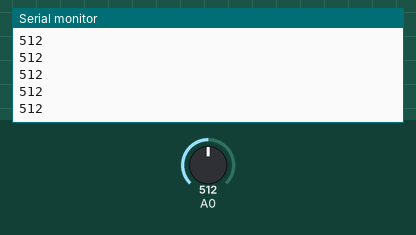
Bench run of a sketch on a simulated Arduino Uno, built with avr-gcc and run on an emulated ATmega328P. On the bench: the last lines printed to the serial monitor. The test bench sets the inputs (shaded band); at power-on: A0 = 512.

Above: at 1.2 s.
1.3 s: A0 set to 716
At 2.2 s:
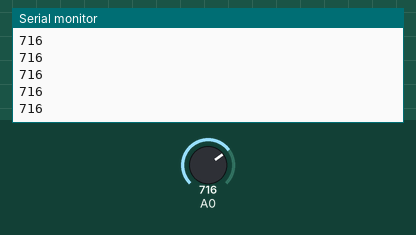
2.8 s: A0 set to 900
At 3.6 s:
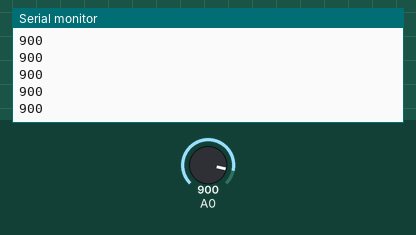
Timing chart, 0 to 5.8 s (numbered marks = the images above; inputs shaded):
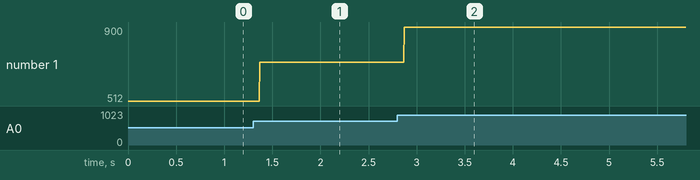

The sketch:

W02T01.Reading.Analog.Values.ino
```cpp
/*
 * ISM.77257.Lectures
 * @author: coskun
 *
 * W02T01.Simple-Circutis.Reading.Analog.Values
 * https://circuits.io/circuits/4255625-w02t01-reading-analog-values
 *
 * Bu projede pot.tan okunan gerilim değeri,
 * 0-1023 bit aralığında degerler üretmektedir.
 * Çıktılar, serial monitörden izlenmektedir.
 */

int deger;

void setup() {
  //pinMode(4, OUTPUT);
  Serial.begin(9600);
}


void loop() {
  deger = analogRead(A0);
  Serial.println(deger);
}
```

Measured:
- after the input at 1.3 s, the serial monitor: prints a new line after 0.07 s (image 1)
- after the input at 2.8 s, the serial monitor: prints a new line after 0.07 s (image 2)
- plotted number 1: 512 → 716 after the input at 1.3 s, 716 → 900 after the input at 2.8 s
